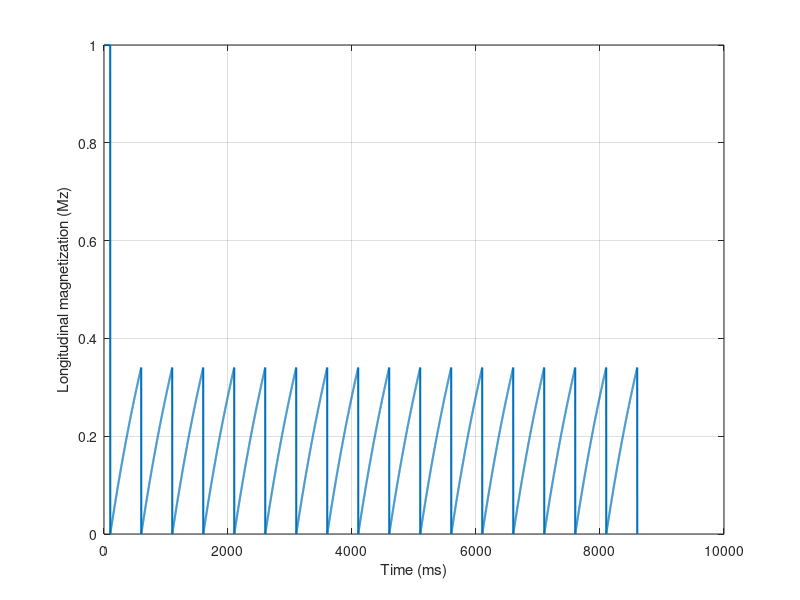
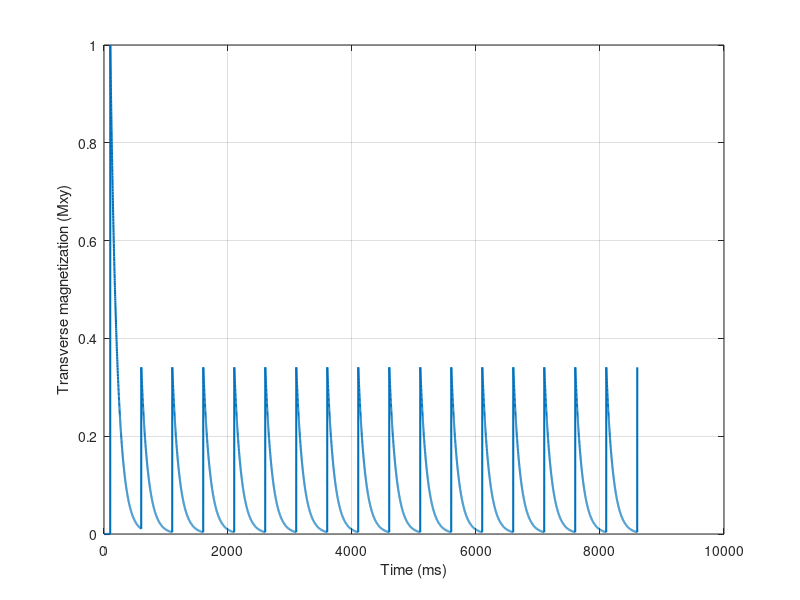
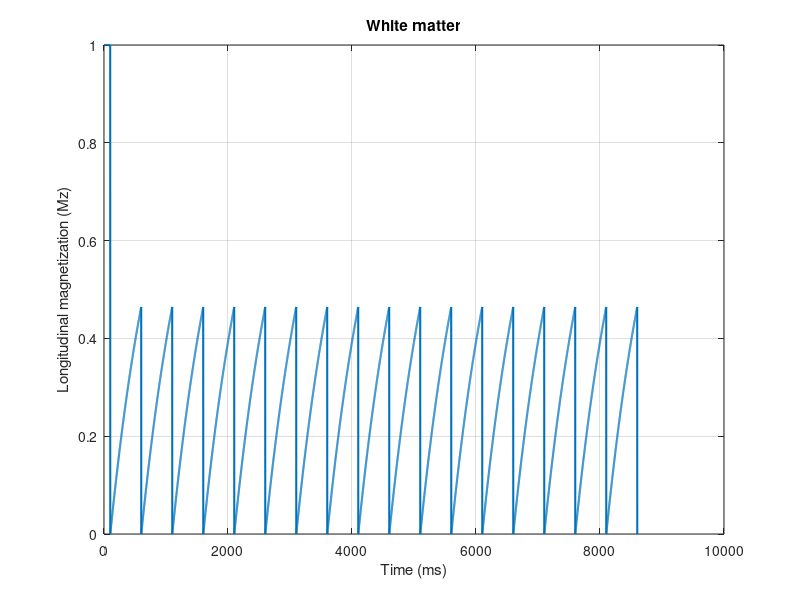
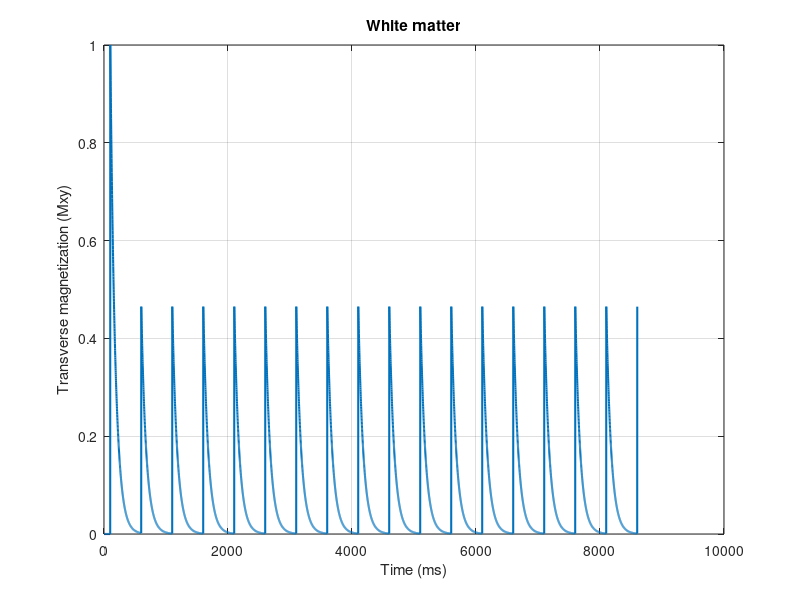

The MATLAB source for these figures, in order:
%% T1 and T2 signals across time
% This script plots more about the time course of T1 and T2 weighted signals 
% using realistic parameters.
% 
% We can plot the signals across the time-course and simulate signal's behaviors 
% in terms of differential equations.
% 
% We reproduce a figure from J. Hornak's book: (<https://www.cis.rit.edu/htbooks/mri/chap-10/chap-10-h5.htm 
% https://www.cis.rit.edu/htbooks/mri/chap-10/chap-10-h5.htm>). 
% 
% This part of the tutorial can help you learn about 
%% 
% * a link between exponential functions to differential equations 
% * why we need some equilibrating cycles before the image acquisition.
%% 
% 
%% Set up the parameters

TR = 500;
total_time = 8600; %stop time (ms)
dt = 1;            % time delta (ms)
timeSteps = linspace(0,dt,total_time);

Mz = zeros(size(timeSteps));   %longitudinal magnetization
Mxy = Mz;                      %transverse magnetization
Mz(1) = 1;     % Set to 1 (should be proton density of each voxel?)
RFtime = 100;  % This is when the RF pulse??

% In seconds
gT1 = 1.2;  gT2 = 0.110; gT2star = 0.11;  
wT1 = 0.8;  wT2 = 0.080; wT2star = 0.08; 
cT1 = 4.27; cT2star = 1.58;
%% Evaluate gray matter signal

for t = 1:dt:total_time
    
    % Longitudinal magnitization
    Mz(t+1) =  Mz(t) + dt*(1-Mz(t))/(gT1*1000);
    
    %Transverse magnetization
    Mxy(t+1) = Mxy(t) - dt*Mxy(t)/(gT2*1000);

    % apply RF pulse (90° pulse)
    if t>= RFtime
        Mxy(t+1) = Mz(t+1);
        % Flip longitudinal magnetization to transverse longitudinal
        Mz(t+1) = 0; % reset longitudinal magnetization
        RFtime = RFtime+TR; % account for the next RF time
    end
end

%% Why we remove a few early time measurements
% It takes a few cycles for the signal to reach the equilibrium state.  Thus, 
% we need some equilibrating cycles in the beginning of every image acquisition.

figure;
plot(Mz,'linewidth',1.5); grid on; hold on;
ylabel('Longitudinal magnetization (Mz)'); xlabel('Time (ms)');

figure;
plot(Mxy,'linewidth',1.5); grid on; hold on;
xlabel('Time (ms)'); ylabel('Transverse magnetization (Mxy)');
%% Evaluate white matter signal

Mz = zeros(size(timeSteps));   %longitudinal magnetization
Mxy = Mz;  %transverse magnetization
Mz(1) = 1; % set first value to be 1 (should be proton density of each voxel?)
RFtime = 100;  %This is when the RF occurs


for t = 1:dt:total_time
    
    % Longitudinal magnitization
    Mz(t+1) =  Mz(t) + dt*(1-Mz(t))/(wT1*1000);
    
    %Transverse magnetization
    Mxy(t+1) = Mxy(t) - dt*Mxy(t)/(wT2*1000);

    % apply RF pulse (90° pulse)
    if t>= RFtime
        Mxy(t+1) = Mz(t+1);
        % Flip longitudinal magnetization to transverse longitudinal
        Mz(t+1) = 0; % reset longitudinal magnetization
        RFtime = RFtime+TR; % account for the next RF time
    end
end

figure;
plot(Mz,'linewidth',1.5); grid on;
ylabel('Longitudinal magnetization (Mz)'); xlabel('Time (ms)');
title('White matter')

figure;
plot(Mxy,'linewidth',1.5); grid on;
xlabel('Time (ms)'); ylabel('Transverse magnetization (Mxy)');
title('White matter')
